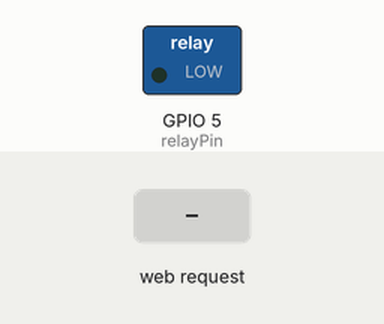
Bench run of a sketch on a simulated ESP32. Parts: switched loads named in the sketch (green lamp = pin HIGH). The test bench sets the inputs (shaded band). WiFi joins after 1.5 s; servers stay silent unless stated; what the sketch prints to the serial monitor is not drawn.

Above: at 3.2 s.
3.3 s: HTTP request GET /relayOn received
At 4.3 s:
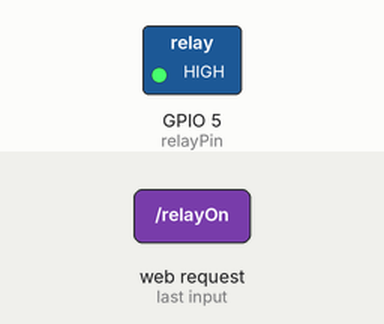
4.8 s: HTTP request GET /relayOff received
At 5.4 s:
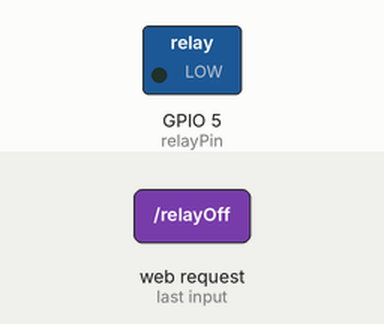
Timing chart, 0 to 7.8 s (numbered marks = the images above; inputs shaded):
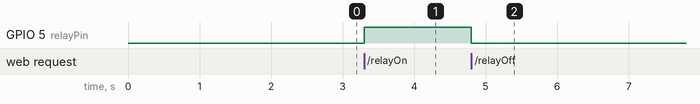

Measured:
- after the input at 3.3 s, GPIO 5 (relayPin): LOW → HIGH at once
- after the input at 4.8 s, GPIO 5 (relayPin): HIGH → LOW at once

The sketch:

DHTtester.ino
```cpp
#include <WiFi.h>
#include <WebServer.h>

// Configura tus credenciales Wi-Fi
const char* ssid = "IoTB";  // Cambia esto por tu SSID
const char* password = "inventaronelVAR";  // Cambia esto por tu contraseña

WebServer server(80);  // Servidor web corriendo en el puerto 80
const int relayPin = 5;  // Pin de control del relé

void handleRoot() {
  String htmlPage = R"=====(
    <!DOCTYPE html>
    <html lang="en">
    <head>
        <meta charset="UTF-8">
        <meta name="viewport" content="width=device-width, initial-scale=1.0">
        <title>Control de Relé con ESP32</title>
        <style>
            body {font-family: Arial, sans-serif; text-align: center; margin-top: 50px;}
            button {padding: 15px 30px; font-size: 16px; cursor: pointer;}
            a {text-decoration: none; color: white;}
        </style>
    </head>
    <body>
        <h1>Control de Relé con ESP32</h1>
        <button style="background-color: green;">
            <a href="/relayOn">Encender Relé</a>
        </button>
        <button style="background-color: red;">
            <a href="/relayOff">Apagar Relé</a>
        </button>
    </body>
    </html>
  )=====";
  server.send(200, "text/html", htmlPage);
}

void handleRelayOn() {
  digitalWrite(relayPin, HIGH);  // Enciende el relé
  server.send(200, "text/html", "Relé Encendido. <a href='/'>Volver</a>");  // Responde al cliente
}

void handleRelayOff() {
  digitalWrite(relayPin, LOW);  // Apaga el relé
  server.send(200, "text/html", "Relé Apagado. <a href='/'>Volver</a>");  // Responde al cliente
}

void setup() {
  Serial.begin(115200);
  pinMode(relayPin, OUTPUT);
  digitalWrite(relayPin, LOW);  // Asegura que el relé esté apagado al inicio

  // Conecta el ESP32 a la red Wi-Fi
  WiFi.begin(ssid, password);
  Serial.println("Conectando a Wi-Fi...");
  while (WiFi.status() != WL_CONNECTED) {
    delay(1000);
    Serial.print(".");
  }
  Serial.println("\nConectado a la red Wi-Fi");
  Serial.print("Dirección IP: ");
  Serial.println(WiFi.localIP());

  // Configura las rutas del servidor web
  server.on("/", handleRoot);
  server.on("/relayOn", handleRelayOn);
  server.on("/relayOff", handleRelayOff);

  server.begin();  // Inicia el servidor
  Serial.println("Servidor web iniciado");
}

void loop() {
  server.handleClient();  // Maneja las solicitudes del cliente
}
```
